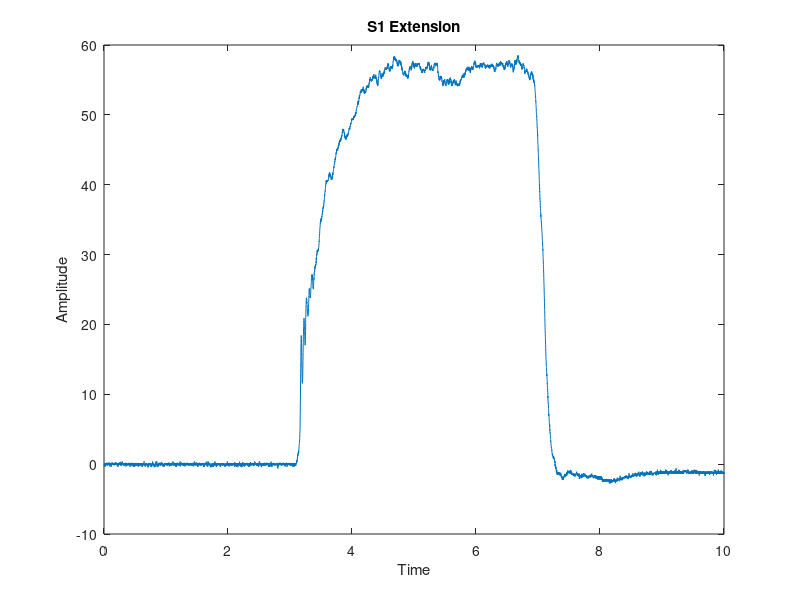
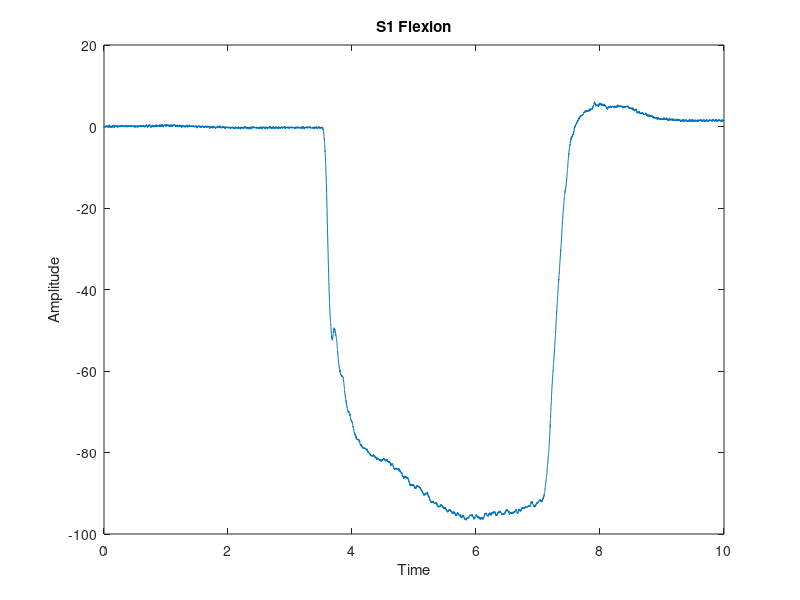
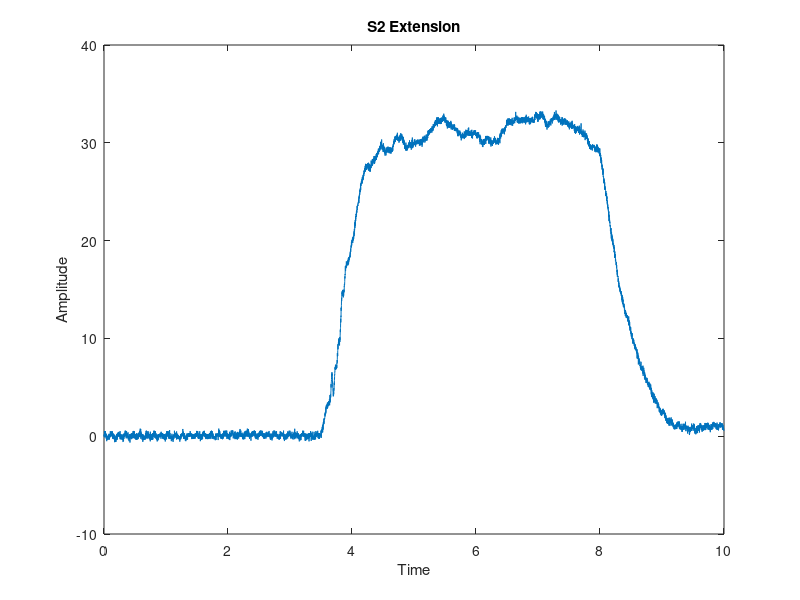
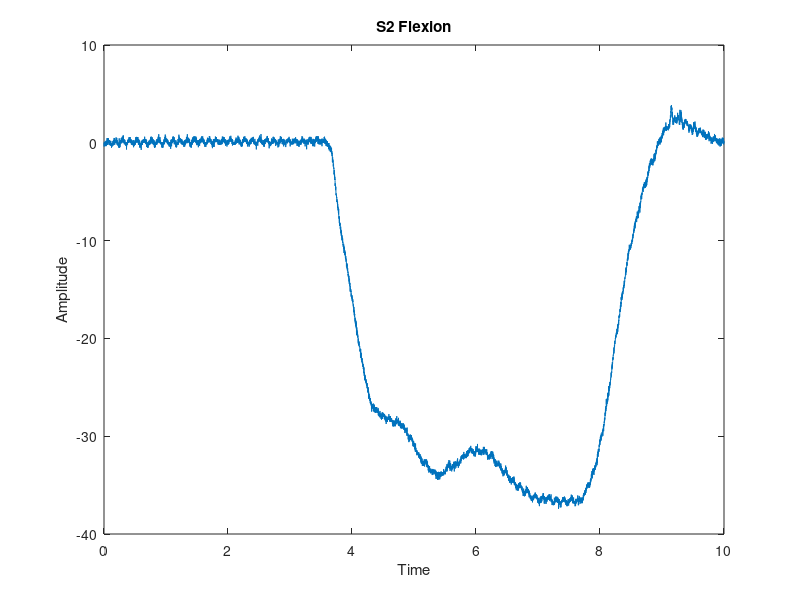

Reproduce these figures in MATLAB, in order.
%% Question 1:
% (a) Load the files for Q1
load('S1_extension.txt')
load('S1_flexion.txt')
load('S2_extension.txt')
load('S2_flexion.txt')

% (b) Create time vector
% t=0 : increment : last point
% 1000Hz, 1000 samples per second

t = 0:1/1000:(10-1/1000);

% (b) Plot data
figure
plot(t, S1_extension)
title('S1 Extension')
ylabel('Amplitude')
xlabel('Time')

figure
plot(t, S1_flexion)
title('S1 Flexion')
ylabel('Amplitude')
xlabel('Time')

figure
plot(t, S2_extension)
title('S2 Extension')
ylabel('Amplitude')
xlabel('Time')

figure
plot(t, S2_flexion)
title('S2 Flexion')
ylabel('Amplitude')
xlabel('Time')

% (c) Calculate the energy of the systems, adjusted for time between samples
E_S1_ext = trapz(t, S1_extension.^2);
E_S1_flex = trapz(t, S1_flexion.^2);
E_S2_ext = trapz(t, S2_extension.^2);
E_S2_flex = trapz(t, S2_flexion.^2);

%% Question 2:
% Calculate the energy over all time
load('normal_sinus.txt')
load('aflut.txt')

t2 = 0:1/250:(10-1/250);

%plot the graphs
figure
plot(t2, normal_sinus)
title('Normal Sinus')
ylabel('Amplitude')
xlabel('Time')

figure
plot(t2, aflut)
title('Atrial Flutter')
ylabel('Amplitude')
xlabel('Time')

%calculations
power_normal = (1/10)*(trapz(t2, (normal_sinus).^2));
power_aflut = (1/10)*(trapz(t2, (aflut).^2));
